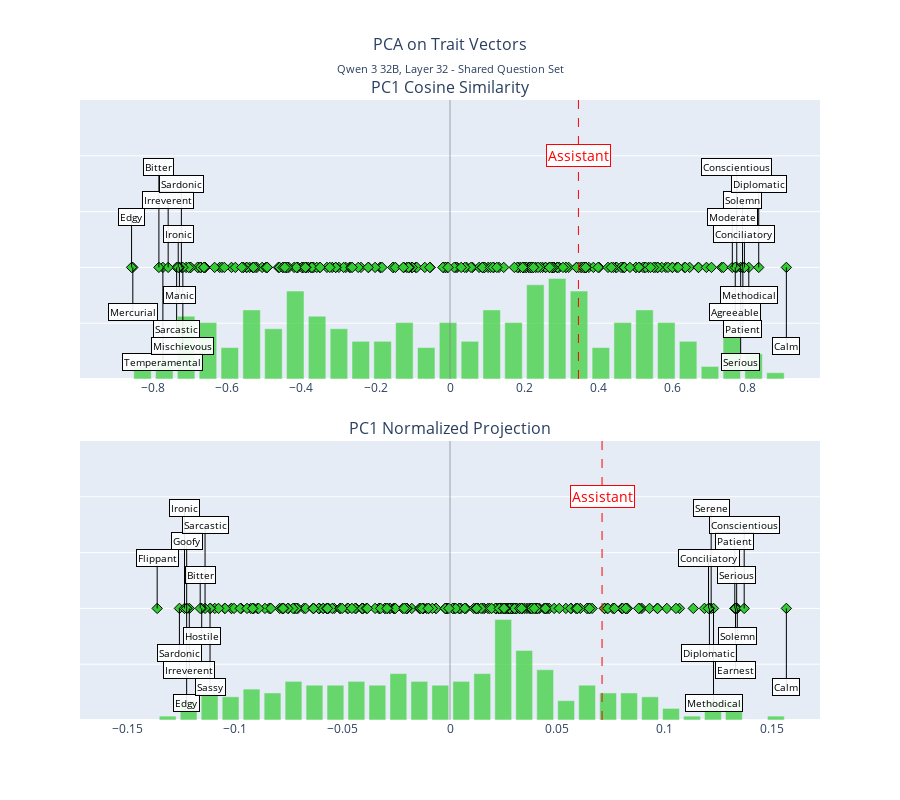
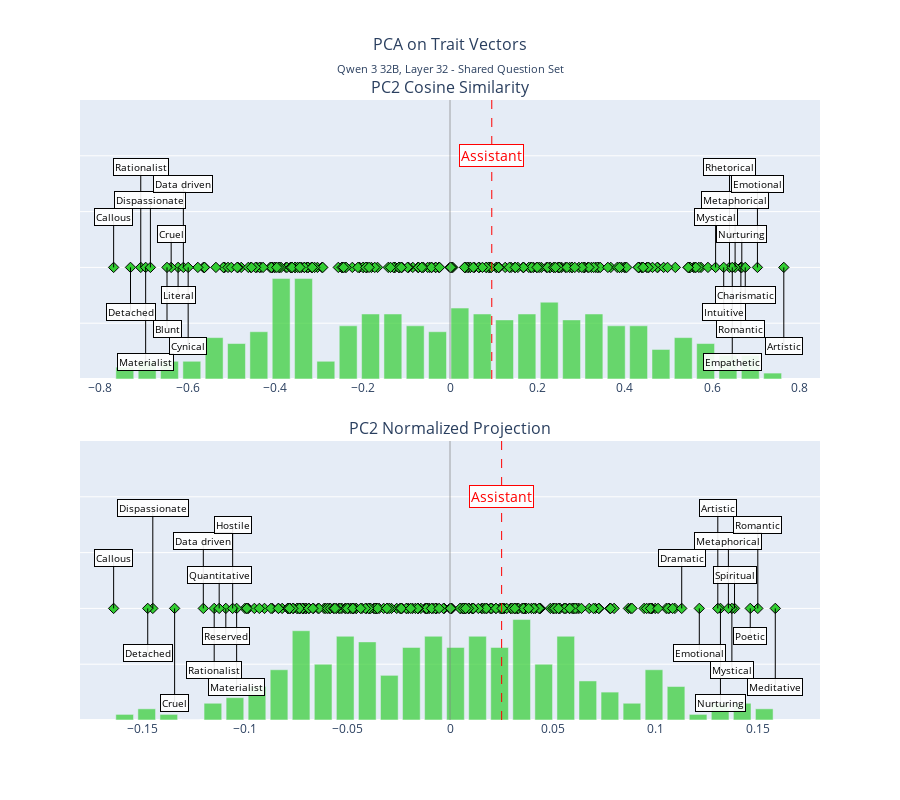
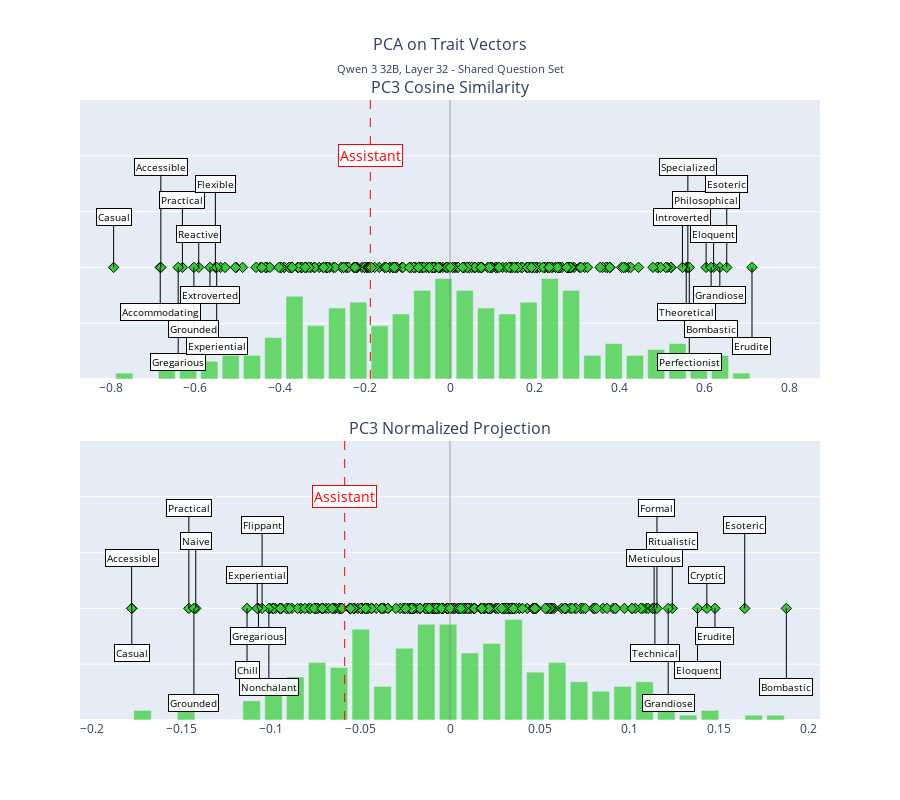
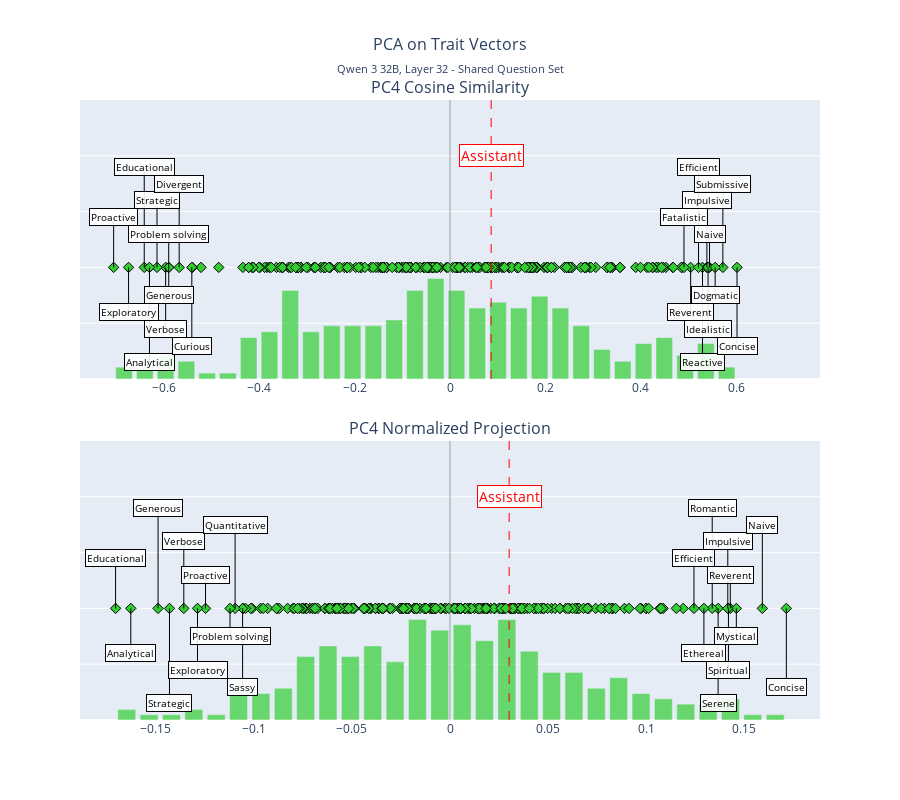

Notebook cell for these charts, in order:
### Code cell
for i in range(10):
    fig = plot_pc(
        pca_results=pca_results,
        trait_labels=trait_labels,
        layer=layer,
        pc_component=i,
        assistant_activation=default_vectors['activations']['default_1'],
        assistant_projection=asst_projected[0],
        subtitle=f"{model_name.replace('-', ' ')}, Layer {layer} - Shared Question Set"
    )
    fig.show()
    fig.write_html(f"{plot_dir}/pc{i+1}.html")
